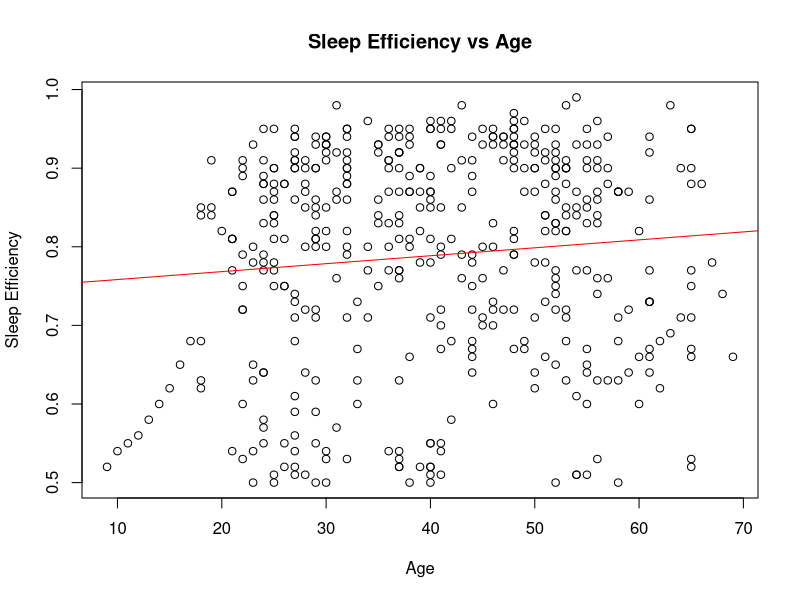

Here is the R script that generated this plot:
# import data from csv file
data <- read.csv("Sleep_Efficiency.csv", header = TRUE, sep = ",")

# print conlumn names
colnames(data)

# create a linear model relating sleep efficiency to age
model <- lm(Sleep.efficiency ~ Age, data = data)

# print model summary
summary(model)

# plot the data
plot(data$Age, data$Sleep.efficiency, xlab = "Age", ylab = "Sleep Efficiency", main = "Sleep Efficiency vs Age")

# add the regression line
abline(model, col = "red")

#  get the predicted values
confint(model, level = 0.95)
